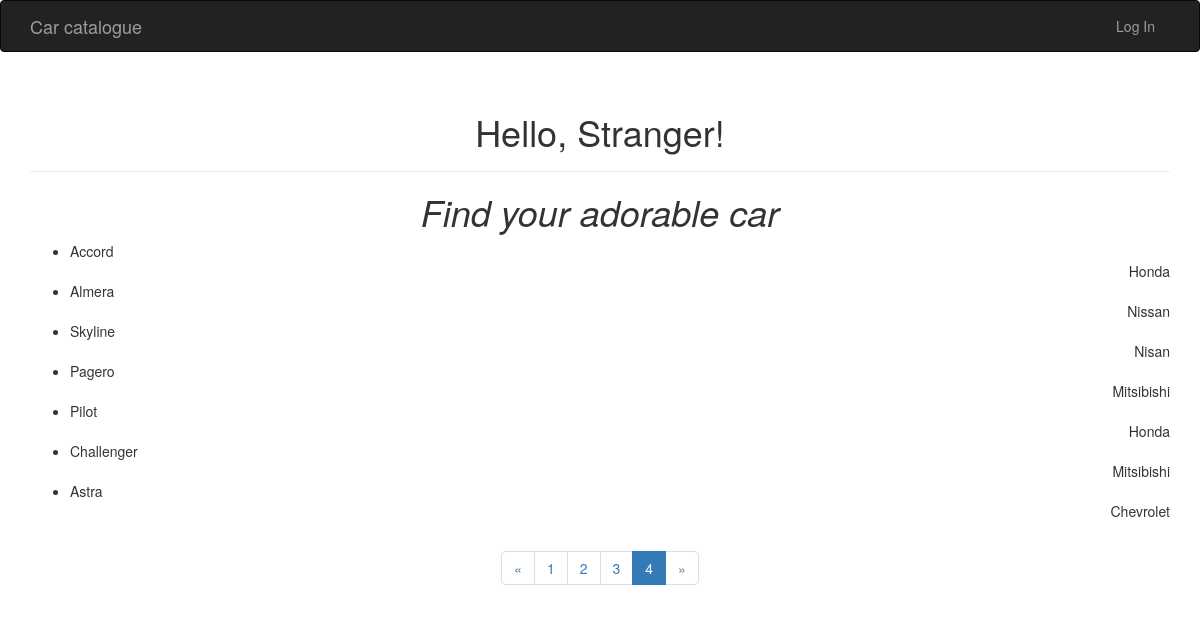
/?page=4, run on the app's committed database.
### API.py (models this page shows, shortened)
class Car_model(db.Model):
    __tablename__ = 'car_models'
    id = db.Column(db.Integer, primary_key=True)
    car_model = db.Column(db.String(1024), unique=False, index=True)
    mark_id = db.Column(db.Integer, db.ForeignKey('marks.id'))
    time = db.Column(db.Integer, index=True, default=datetime.utcnow())

class Marks(db.Model):
    __tablename__ = 'marks'
    id = db.Column(db.Integer, primary_key=True)
    name = db.Column(db.String(128), unique=True)
    car_models = db.relationship('Car_model', backref='mark', lazy='dynamic')

### API.py (the view, shortened to what this page needs)
@app.route('/', methods=['GET', 'POST'])
def index():
    form = PostNewCarModel()
    page = request.args.get('page', 1, type=int)
    pagination = Car_model.query.order_by(Car_model.time.desc()).paginate(page, per_page=10, error_out=True)
    car_models = pagination.items
    marks = Marks.query.all()
    return render_template('index.html', form=form, car_models=car_models, marks=marks, pagination=pagination)

### templates/index.html (shortened to what this page needs)
{% extends "base.html" %}
{% import "bootstrap/wtf.html" as wtf %}
{% import "_macros.html" as macros %}
{% block page_content %}
    <div class="page-header">
        <h1>Hello, {% if current_user.is_authenticated %}{{ current_user.username }}{% else %}Stranger{% endif %}!</h1>
    </div>
    <h1 class="aq">Find your adorable car</h1>
    <ul class="car_models">
        {% for car_model in car_models %}
            <li class="car_model">
                <div class="car_model-content">
                    <div class="car_model-body">
                        {{ car_model.car_model }}
                    </div>
                    <div class="car_model-mark" align="right">
                        {% for mark in marks %}
                            {% if mark.id == car_model.mark_id %}
                                {{ mark.name }}
                            {% endif %}
                        {% endfor %}
                    </div>
                </div>
            </li>
        {% endfor %}
    </ul>
    {% if pagination %}
        <div class="pagination">
            {{ macros.pagination_widget(pagination, '.index') }}
        </div>
    {% endif %}
{% endblock %}

### static/styles.css (style rules this page uses)
div.pagination { width: 100%; text-align: center; padding: 0px; margin: 0px; }
h1 { text-align: center; }
h1.aq { font-style: italic; }

### data on the page
Car_model: car_model "Accord"
Marks: name "Honda"
Car_model: car_model "Almera"
Marks: name "Nissan"
Car_model: car_model "Skyline"
Marks: name "Nisan"
Car_model: car_model "Pagero"
Marks: name "Mitsibishi"
Car_model: car_model "Pilot"
Car_model: car_model "Challenger"
Car_model: car_model "Astra"
Marks: name "Chevrolet"

### other printed values
{{ p }} "1" "2" "3"
{{ p }} "4"
